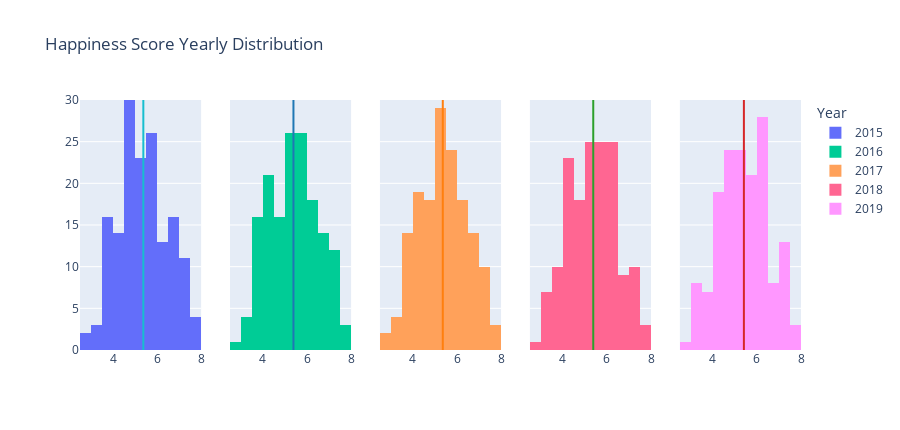

The notebook cell saved with this chart:
### Code cell
# make subplots for each year's distribution
fig = make_subplots(rows=1, cols=5, shared_yaxes=True, vertical_spacing=0.04)
# similar to ax in matplotlib
traces = []
# getting colors for plotting
color_discrete_sequence = px.colors.qualitative.D3

for i, color in list(zip(range(2015, 2020), color_discrete_sequence)):
    data = happiness_data[happiness_data['year']==i]['happiness score']
    mean_score = data.mean()
    
    fig.add_trace(go.Histogram(x=data, name=i), 
                  row=1, col=i-2014)
    fig.add_trace(go.Scatter(x=[mean_score] * 50, y=np.arange(-1, 40), 
                             line=dict(
                                 color=color_discrete_sequence[i-2016]
                             ), 
                             name=str(i)+' Mean', showlegend=False, mode='lines'),
                  row=1, col=i-2014)

fig.update_layout(height=430, title='Happiness Score Yearly Distribution', 
                  legend_title_text='Year', yaxis=dict(range=[0, 30]))
fig.show()

### Figure 1 — Plotly figure (JSON) as saved in the notebook; plotly's stock layout.template omitted (floating-point values rounded to 4 significant figures; data arrays with more than 128 entries replaced by an {"elided": "..."} marker saying what was removed)
{"data": [{"name": "2015", "type": "histogram", "x": {"elided": "158 float values"}, "xaxis": "x", "yaxis": "y"}, {"line": {"color": "#17BECF"}, "mode": "lines", "name": "2015 Mean", "showlegend": false, "type": "scatter", "x": [5.376, 5.376, 5.376, 5.376, 5.376, 5.376, 5.376, 5.376, 5.376, 5.376, 5.376, 5.376, 5.376, 5.376, 5.376, 5.376, 5.376, 5.376, 5.376, 5.376, 5.376, 5.376, 5.376, 5.376, 5.376, 5.376, 5.376, 5.376, 5.376, 5.376, 5.376, 5.376, 5.376, 5.376, 5.376, 5.376, 5.376, 5.376, 5.376, 5.376, 5.376, 5.376, 5.376, 5.376, 5.376, 5.376, 5.376, 5.376, 5.376, 5.376], "xaxis": "x", "y": [-1, 0, 1, 2, 3, 4, 5, 6, 7, 8, 9, 10, 11, 12, 13, 14, 15, 16, 17, 18, 19, 20, 21, 22, 23, 24, 25, 26, 27, 28, 29, 30, 31, 32, 33, 34, 35, 36, 37, 38, 39], "yaxis": "y"}, {"name": "2016", "type": "histogram", "x": {"elided": "157 float values"}, "xaxis": "x2", "yaxis": "y2"}, {"line": {"color": "#1F77B4"}, "mode": "lines", "name": "2016 Mean", "showlegend": false, "type": "scatter", "x": [5.382, 5.382, 5.382, 5.382, 5.382, 5.382, 5.382, 5.382, 5.382, 5.382, 5.382, 5.382, 5.382, 5.382, 5.382, 5.382, 5.382, 5.382, 5.382, 5.382, 5.382, 5.382, 5.382, 5.382, 5.382, 5.382, 5.382, 5.382, 5.382, 5.382, 5.382, 5.382, 5.382, 5.382, 5.382, 5.382, 5.382, 5.382, 5.382, 5.382, 5.382, 5.382, 5.382, 5.382, 5.382, 5.382, 5.382, 5.382, 5.382, 5.382], "xaxis": "x2", "y": [-1, 0, 1, 2, 3, 4, 5, 6, 7, 8, 9, 10, 11, 12, 13, 14, 15, 16, 17, 18, 19, 20, 21, 22, 23, 24, 25, 26, 27, 28, 29, 30, 31, 32, 33, 34, 35, 36, 37, 38, 39], "yaxis": "y2"}, {"name": "2017", "type": "histogram", "x": {"elided": "155 float values"}, "xaxis": "x3", "yaxis": "y3"}, {"line": {"color": "#FF7F0E"}, "mode": "lines", "name": "2017 Mean", "showlegend": false, "type": "scatter", "x": [5.354, 5.354, 5.354, 5.354, 5.354, 5.354, 5.354, 5.354, 5.354, 5.354, 5.354, 5.354, 5.354, 5.354, 5.354, 5.354, 5.354, 5.354, 5.354, 5.354, 5.354, 5.354, 5.354, 5.354, 5.354, 5.354, 5.354, 5.354, 5.354, 5.354, 5.354, 5.354, 5.354, 5.354, 5.354, 5.354, 5.354, 5.354, 5.354, 5.354, 5.354, 5.354, 5.354, 5.354, 5.354, 5.354, 5.354, 5.354, 5.354, 5.354], "xaxis": "x3", "y": [-1, 0, 1, 2, 3, 4, 5, 6, 7, 8, 9, 10, 11, 12, 13, 14, 15, 16, 17, 18, 19, 20, 21, 22, 23, 24, 25, 26, 27, 28, 29, 30, 31, 32, 33, 34, 35, 36, 37, 38, 39], "yaxis": "y3"}, {"name": "2018", "type": "histogram", "x": {"elided": "156 float values"}, "xaxis": "x4", "yaxis": "y4"}, {"line": {"color": "#2CA02C"}, "mode": "lines", "name": "2018 Mean", "showlegend": false, "type": "scatter", "x": [5.376, 5.376, 5.376, 5.376, 5.376, 5.376, 5.376, 5.376, 5.376, 5.376, 5.376, 5.376, 5.376, 5.376, 5.376, 5.376, 5.376, 5.376, 5.376, 5.376, 5.376, 5.376, 5.376, 5.376, 5.376, 5.376, 5.376, 5.376, 5.376, 5.376, 5.376, 5.376, 5.376, 5.376, 5.376, 5.376, 5.376, 5.376, 5.376, 5.376, 5.376, 5.376, 5.376, 5.376, 5.376, 5.376, 5.376, 5.376, 5.376, 5.376], "xaxis": "x4", "y": [-1, 0, 1, 2, 3, 4, 5, 6, 7, 8, 9, 10, 11, 12, 13, 14, 15, 16, 17, 18, 19, 20, 21, 22, 23, 24, 25, 26, 27, 28, 29, 30, 31, 32, 33, 34, 35, 36, 37, 38, 39], "yaxis": "y4"}, {"name": "2019", "type": "histogram", "x": {"elided": "156 float values"}, "xaxis": "x5", "yaxis": "y5"}, {"line": {"color": "#D62728"}, "mode": "lines", "name": "2019 Mean", "showlegend": false, "type": "scatter", "x": [5.407, 5.407, 5.407, 5.407, 5.407, 5.407, 5.407, 5.407, 5.407, 5.407, 5.407, 5.407, 5.407, 5.407, 5.407, 5.407, 5.407, 5.407, 5.407, 5.407, 5.407, 5.407, 5.407, 5.407, 5.407, 5.407, 5.407, 5.407, 5.407, 5.407, 5.407, 5.407, 5.407, 5.407, 5.407, 5.407, 5.407, 5.407, 5.407, 5.407, 5.407, 5.407, 5.407, 5.407, 5.407, 5.407, 5.407, 5.407, 5.407, 5.407], "xaxis": "x5", "y": [-1, 0, 1, 2, 3, 4, 5, 6, 7, 8, 9, 10, 11, 12, 13, 14, 15, 16, 17, 18, 19, 20, 21, 22, 23, 24, 25, 26, 27, 28, 29, 30, 31, 32, 33, 34, 35, 36, 37, 38, 39], "yaxis": "y5"}], "layout": {"height": 430, "legend": {"title": {"text": "Year"}}, "title": {"text": "Happiness Score Yearly Distribution"}, "xaxis": {"anchor": "y", "domain": [0, 0.168]}, "xaxis2": {"anchor": "y2", "domain": [0.208, 0.376]}, "xaxis3": {"anchor": "y3", "domain": [0.416, 0.584]}, "xaxis4": {"anchor": "y4", "domain": [0.624, 0.792]}, "xaxis5": {"anchor": "y5", "domain": [0.832, 1]}, "yaxis": {"anchor": "x", "domain": [0, 1], "range": [0, 30]}, "yaxis2": {"anchor": "x2", "domain": [0, 1], "matches": "y", "showticklabels": false}, "yaxis3": {"anchor": "x3", "domain": [0, 1], "matches": "y", "showticklabels": false}, "yaxis4": {"anchor": "x4", "domain": [0, 1], "matches": "y", "showticklabels": false}, "yaxis5": {"anchor": "x5", "domain": [0, 1], "matches": "y", "showticklabels": false}}}
